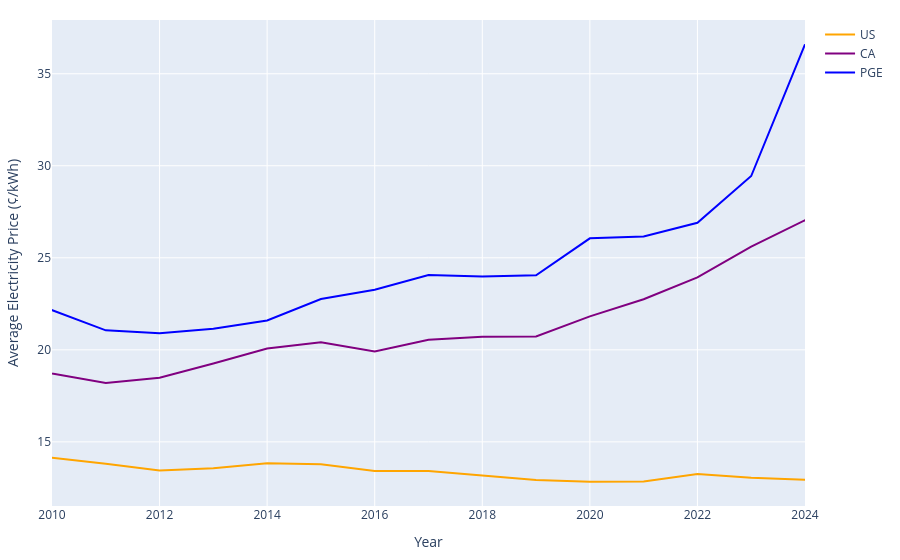

Notebook code for this chart:
### Markdown cell above
## Electricity Price

Compare electricity prices from PG&E to the California and US averages. We can get bundled system average rates from [CPUC Historical Electric Cost Data](https://www.cpuc.ca.gov/industries-and-topics/electrical-energy/electric-costs/historical-electric-cost-data) and we can put PG&E rates in perspective by comparing them with the California and US averages using data from the [US Energy Information Administration's Electricity Data Browser](https://www.eia.gov/electricity/data/browser/).
At the time of writing (March 4, 2026), CPUC had not yet updated their Historical Electric Cost Data to include 2025, so we'll look at prices up until 2024.

Inflation data is collected from [FRED](https://fred.stlouisfed.org/series/CPIAUCNS#).

### Code cell
df = data_analysis.compile_electricity_rates(data_dir, nominal_year=2024)
fig = data_vis.electricity_rates_scatter(df, max_year=2024)
fig.show()

# Write figure
fig.write_image(os.path.join(data_dir, "electricity_rates.png"), scale=5)
fig.write_html(os.path.join(data_dir, "electricity_rates.html"), 
               include_plotlyjs='cdn',
               full_html=False,
               config={"responsive": True}
)

### Figure 1 — Plotly figure (JSON) as saved in the notebook; plotly's stock layout.template omitted (floating-point values rounded to 4 significant figures)
{"data": [{"line": {"color": "orange", "width": 2}, "mode": "lines", "name": "US", "type": "scatter", "x": [2005, 2006, 2007, 2008, 2009, 2010, 2011, 2012, 2013, 2014, 2015, 2016, 2017, 2018, 2019, 2020, 2021, 2022, 2023, 2024, 2025], "y": [13.07, 13.85, 13.81, 14.19, 14.36, 14.14, 13.81, 13.44, 13.56, 13.83, 13.78, 13.42, 13.41, 13.15, 12.93, 12.84, 12.85, 13.25, 13.05, 12.94, 13.28]}, {"line": {"color": "purple", "width": 2}, "mode": "lines", "name": "CA", "type": "scatter", "x": [2005, 2006, 2007, 2008, 2009, 2010, 2011, 2012, 2013, 2014, 2015, 2016, 2017, 2018, 2019, 2020, 2021, 2022, 2023, 2024, 2025], "y": [18.68, 19.95, 19.37, 18.2, 19.36, 18.72, 18.2, 18.49, 19.26, 20.07, 20.41, 19.91, 20.55, 20.71, 20.72, 21.82, 22.75, 23.93, 25.6, 27.04, 26.92]}, {"line": {"color": "blue", "width": 2}, "mode": "lines", "name": "PGE", "type": "scatter", "x": [2005, 2006, 2007, 2008, 2009, 2010, 2011, 2012, 2013, 2014, 2015, 2016, 2017, 2018, 2019, 2020, 2021, 2022, 2023, 2024, 2025], "y": [NaN, 21.47, 21.18, 19.96, 21.06, 22.15, 21.06, 20.9, 21.14, 21.6, 22.76, 23.26, 24.06, 23.99, 24.05, 26.06, 26.16, 26.9, 29.44, 36.6, NaN]}], "layout": {"autosize": true, "font": {"size": 12}, "hovermode": "x unified", "margin": {"b": 20, "l": 40, "r": 20, "t": 20}, "title": {"x": 0.5}, "xaxis": {"dtick": 2, "range": [2010, 2024], "tick0": 2010, "tickmode": "linear", "title": {"text": "Year"}}, "yaxis": {"title": {"text": "Average Electricity Price (¢/kWh)"}}}}
